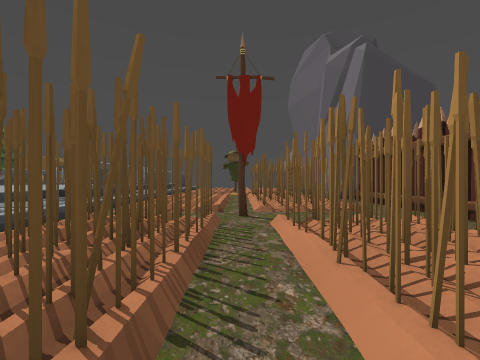
view 1 (above)

16 first-person views from a walk through a Godot game level. The camera is 1.5 m above the floor, looks level and sees 85° across. The floor is counted in squares, 2 m on a side. Each view is taken from the middle of a square. On the plan, view 1 faces up. The plan holds only what a view shows up to about 9 squares ahead; the rest is blank. The place goes on beyond the plan. Characters and animated objects are not drawn. Some surface patterns are stand-ins.

view 2
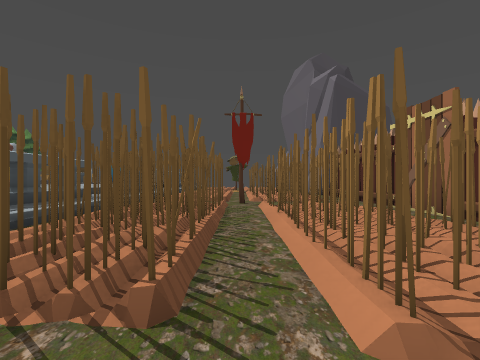

view 3
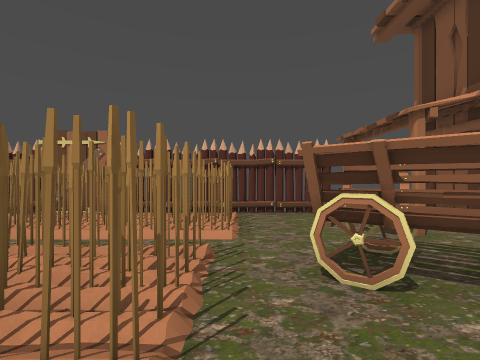

view 4
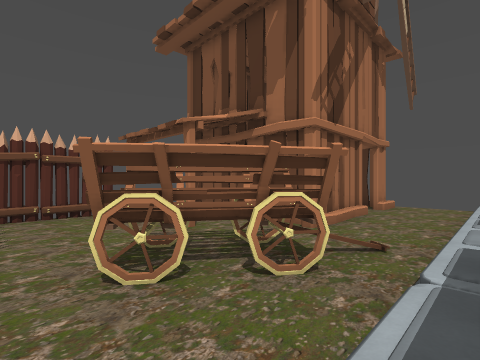

view 5
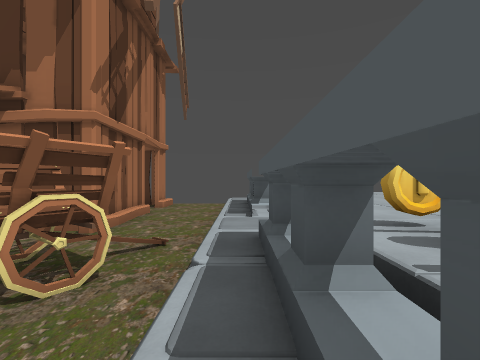

view 6
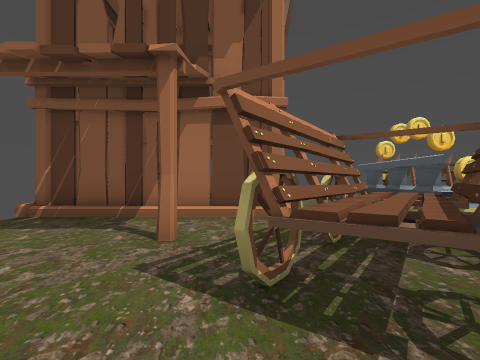

view 7
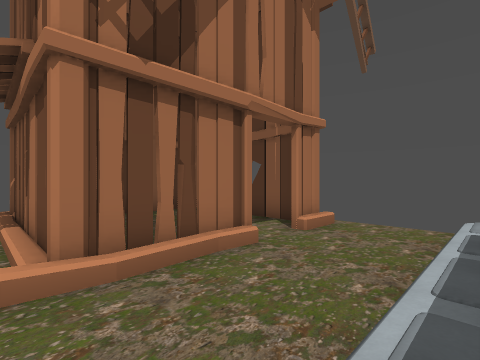

view 8
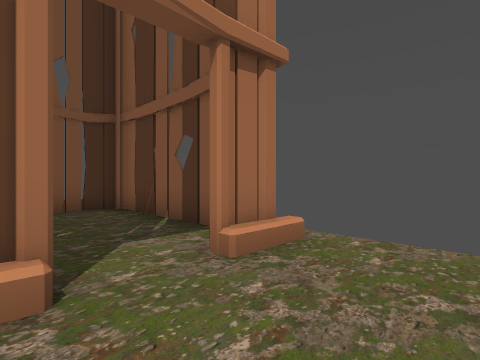

view 9
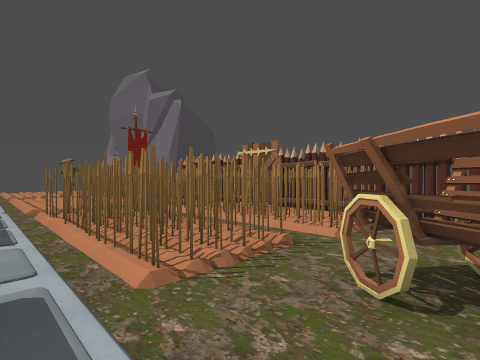

view 10
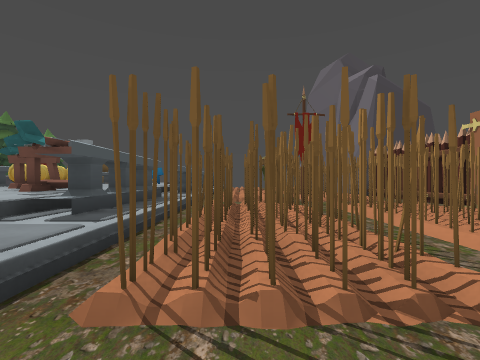

view 11
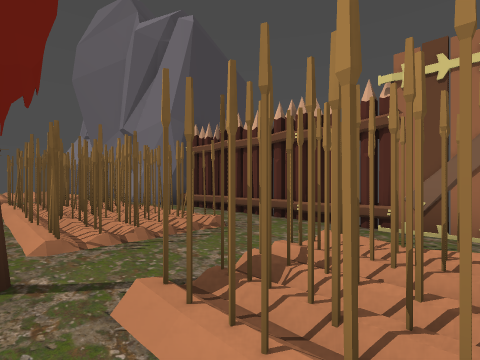

view 12
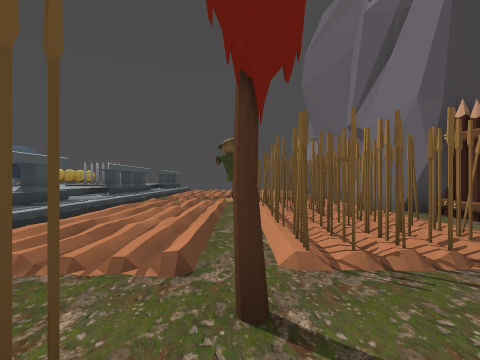

view 13
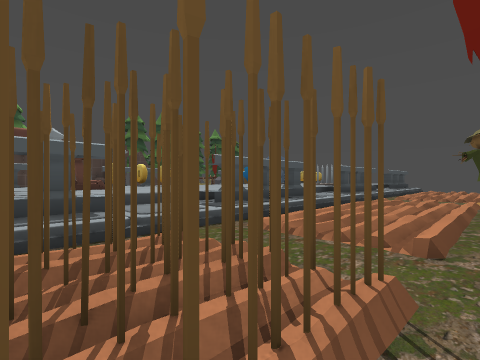

view 14
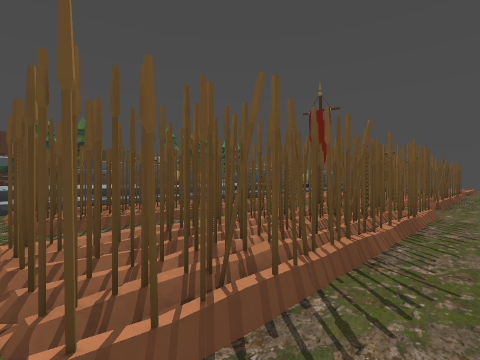

view 15
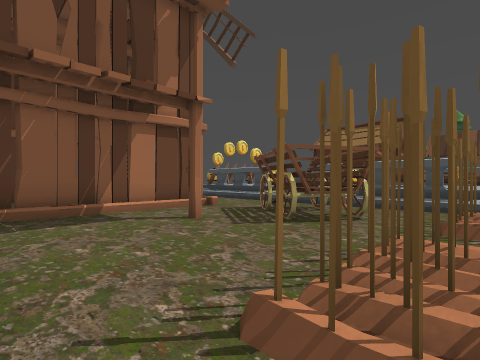

view 16
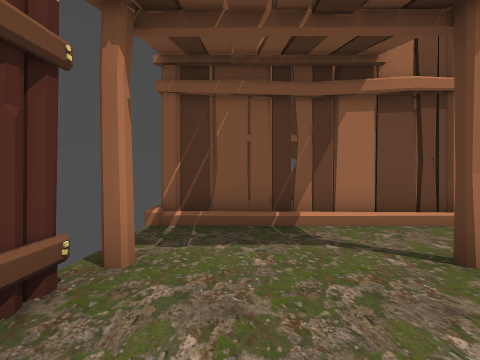

### Floor plan
Key: @ floor where view 1 was taken; # wall or solid block; x gap in a wall; . main floor; : floor 0.5 m higher than the main floor; + floor 1 m higher than the main floor; / step, stairs or slope; = window, fence, low wall or low ledge; F fence; C coin; R rack; O other object.
Columns run from 7 left of view 1 to 5 right of it. Each row starts with its distance up from view 1.
 13   #:    #  #
 12   +:///.####
 11    :///.####
 10  O#:///.###F
  9  O#:///.###.#
  8  +#:///.###.F
  7   #:///.###.F
  6   +:///.###.F
  5   =:####....F
  4   #:###.###.=
  3 RR#:###.###.#
  2  +#:###.###.F
  1  +#:###.###.F
  0   +:###@###.F
 -1    :###.###.F
 -2  O#:....###.F
 -3   x:..#.....F
 -4   #:.###....F
 -5  C#:.##.#..F
 -6    :/.......
 -7    :........
 -8   #:..######=
 -9  Cx:..#..   =
-10   #:..#.... #
-11   #:........#
-12    :..#.....#
-13    :..#######

Positions as (right, up) in squares from view 1, and headings:
1: (0, 0), facing up
2: (0, -3), facing up
3: (-4, -2), facing right
4: (-4, -2), facing down-right
5: (-4, -2), facing down
6: (0, -2), facing down
7: (-4, -7), facing down-right
8: (-3, -10), facing down-right
9: (-4, -4), facing up-right
10: (-2, -3), facing up
11: (0, 3), facing up-right
12: (0, 4), facing up
13: (0, 3), facing up-left
14: (4, -2), facing up-left
15: (4, -1), facing down-left
16: (3, -3), facing down
